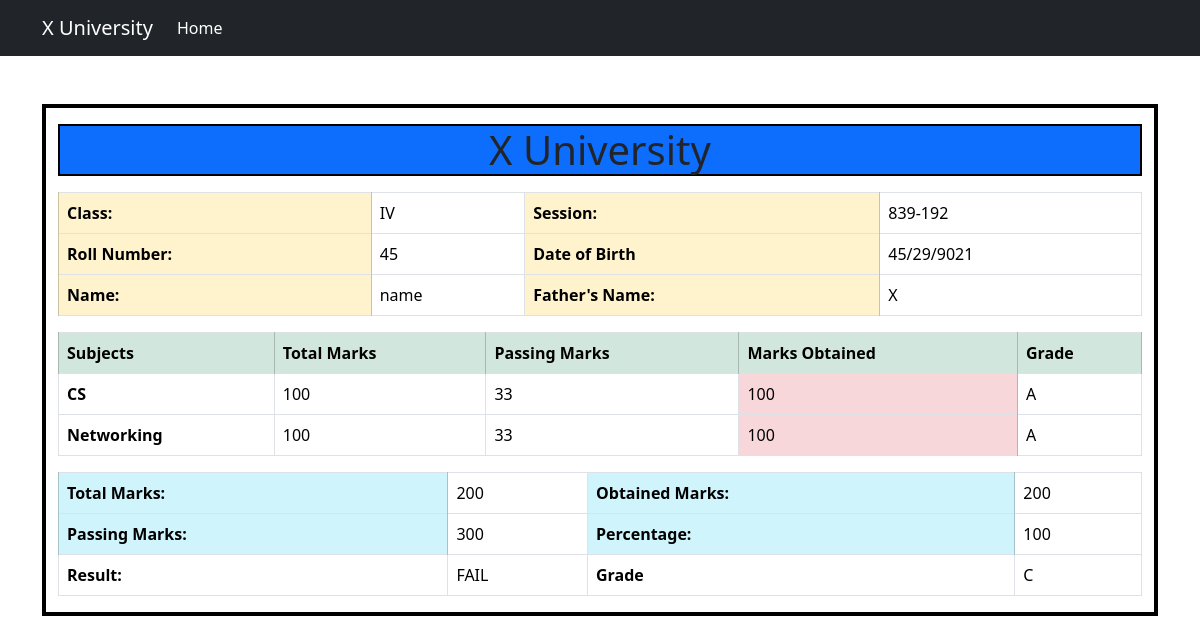
/marksheet.php?roll_number=45, run on the app's committed database.
### tables this page shows
CREATE TABLE `students` (
  `rollNumber` int(10) NOT NULL,
  `name` varchar(255) NOT NULL,
  `session` varchar(255) NOT NULL,
  `dateOfBirth` varchar(255) NOT NULL,
  `fatherName` varchar(255) NOT NULL,
  `class` varchar(255) NOT NULL
);

CREATE TABLE `subjectmarks` (
  `rollNumber` int(10) NOT NULL,
  `subject` varchar(255) NOT NULL,
  `totalMarks` int(3) NOT NULL DEFAULT 100,
  `passingMarks` int(3) NOT NULL DEFAULT 33,
  `marksObtained` int(3) NOT NULL,
  `grade` varchar(1) NOT NULL DEFAULT 'F'
);

### includes/query.php (called while the page is built, shortened)
<?php
$fetch_student_details = "SELECT * FROM `students` WHERE rollNumber=$roll_number";
$derived_sql_query = "SELECT subjectmarks.subject, subjectmarks.totalMarks, subjectmarks.passingMarks, subjectmarks.marksObtained, subjectmarks.grade
FROM students
JOIN subjectmarks ON students.rollNumber = subjectmarks.rollNumber
WHERE students.rollNumber = $roll_number";

### includes/components/marks_info.php (the view)
<tr>
    <th scope="row"><?php echo $subject; ?></th>
    <td><?php echo $totalMarks; ?></td>
    <td><?php echo  $passingMarks; ?></td>
    <td class="table-danger"><?php echo  $marksObtained; ?></td>
    <td><?php echo  $grade ?></td>
</tr>

### includes/components/stu_info.php
<table class="table table-bordered mb-3">
    <thead>
        <tr>
            <th scope="col" class="table-warning">Class:</th>
            <td><?php echo $class; ?></td>
            <th scope="col" class="table-warning">Session:</th>
            <td scope="col"><?php echo $session; ?></td>
        </tr>
    </thead>
    <tbody>
        <tr>
            <th scope="row" class="table-warning">Roll Number:</th>
            <td><?php echo $rollNumber; ?></td>
            <th class="table-warning">Date of Birth</th>
            <td><?php echo $dob; ?></td>
        </tr>
        <tr>
            <th scope="row" class="table-warning">Name:</th>
            <td><?php echo $name; ?></td>
            <th class="table-warning">Father's Name:</th>
            <td><?php echo $fatherName; ?></td>
        </tr>
    </tbody>
</table>

### includes/components/marks_table.php
<table class="table table-bordered mb-3">
    <thead>
        <tr>
            <th scope="col" class="table-success">Subjects</th>
            <th scope="col" class="table-success">Total Marks</th>
            <th scope="col" class="table-success">Passing Marks</th>
            <th scope="col" class="table-success">Marks Obtained</th>
            <th scope="col" class="table-success">Grade</th>
        </tr>
    </thead>
    <tbody>
        <?php
        while ($row = mysqli_fetch_assoc($marksDetails)) {
            $subject = $row['subject'];
            $totalMarks = $row['totalMarks'];
            $passingMarks = $row['passingMarks'];
            $marksObtained = $row['marksObtained'];
            $grade = $row['grade'];
            include "./includes/components/marks_info.php";
        }
        ?>
    </tbody>
</table>

### global.css (style rules this page uses)
* { margin: 0; padding: 0; box-sizing: border-box; }

### data on the page
students: class "IV", session "839-192", rollNumber "45", dateOfBirth "45/29/9021", name "name", fatherName "X"
subjectmarks: subject "CS", totalMarks "100", passingMarks "33", marksObtained "100", grade "A"
subjectmarks: subject "Networking", totalMarks "100", passingMarks "33", marksObtained "100", grade "A"

### other printed values
$totalMarks "200"
$obtainedMarks "200"
$passingMarks "300"
fetchResult($passingMarks, $obtainedMarks) "FAIL"
fetchGrade($obtainedMarks) "C"
